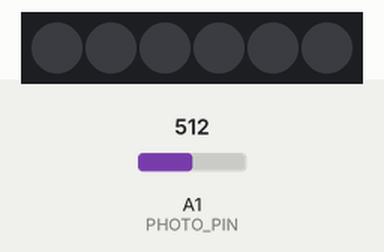
The sketch below on a simulated ATtiny85, built with avr-gcc and run on an emulated ATtiny85. Shown: 6 RGB LEDs in strip order, left to right. The inputs (shaded band) are chosen by the test bench; at power-on: A1 (PHOTO_PIN) = 512. Dim RGB values are drawn brighter than linear; sleep ends after the set time or at an interrupt.

Above: at 4.8 s.
4.9 s: A1 (PHOTO_PIN) set to 504
At 8.2 s:
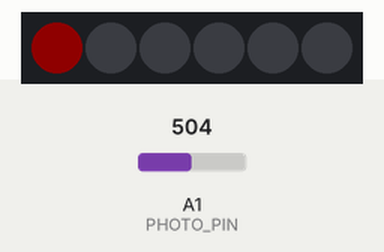
10.0 s: A1 (PHOTO_PIN) set to 557
15.1 s: A1 (PHOTO_PIN) set to 589
At 16.5 s:
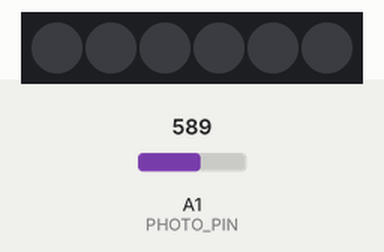
20.2 s: A1 (PHOTO_PIN) set to 511
At 20.56 s:
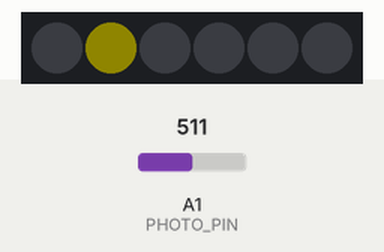
Timing chart, 0 to 26.3 s (numbered marks = the images above; inputs shaded):
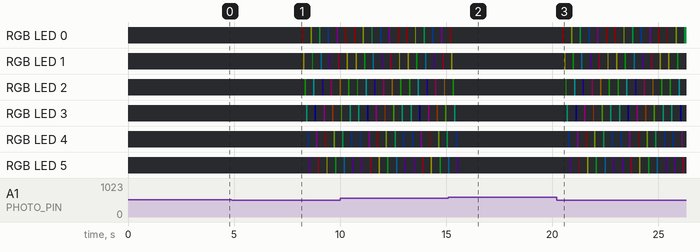

Measured:
- the behaviour switches between 512 and 511 on A1 (PHOTO_PIN) (found by bisection; images 0 and 1)
- the behaviour switches between 572 and 573 on A1 (PHOTO_PIN) (found by bisection; images 1 and 2)
- after the input at 4.9 s, the LEDs: change after 3.3 s (image 1)
- after the input at 15.1 s, the LEDs: first differ from a run without the input after 0.48 s (image 2)

The sketch:

neopixel_animator.ino
```cpp
#include <Adafruit_NeoPixel.h>
#include <avr/sleep.h>
#include <avr/wdt.h>

#define LED_PIN 0
#define LDR_POWER_PIN 3    // Digital pin to power the sensor
#define LED_COUNT 6
#define PHOTO_PIN A1

#define DELAY 67
#define THRESHOLD_ON 2.5
#define THRESHOLD_OFF 2.8


Adafruit_NeoPixel strip(LED_COUNT, LED_PIN, NEO_GRB + NEO_KHZ800);
int v2=0;
bool ledState=false;


// --- WATCHDOG INTERRUPT ---
// This runs when the timer wakes the Uno up
ISR(WDT_vect) {
  // Do nothing, just waking up
}


void setup() {

  // put your setup code here, to run once:
  strip.begin();
  strip.show();
  strip.setBrightness(15);
  pinMode(PHOTO_PIN, INPUT);
  pinMode(LDR_POWER_PIN, OUTPUT);


  setupWatchdog();
}

void loop() {
  // put your main code here, to run repeatedly:

  // first check if we should proceed with turning on the circuit.
  // if no, then skip remanining
  // if yes, then run the for loop

  // turn on the sensor

  float sensorReading = 0.0;

  sensorReading = readSensor();

  if (sensorReading < THRESHOLD_ON) {
    turnOnLED();
  } else if (ledState == true) {
    if (sensorReading > THRESHOLD_OFF) {
      // Now it is too bright. Don't turn on LEDs. Go to sleep.
      turnOffLED();
      enterSleep();
    } else {
      turnOnLED();
    }
  } else {
      turnOffLED();
      enterSleep();

  }
}

void turnOffLED() {
  strip.clear();
  strip.show();
  ledState = false;
}

void turnOnLED() {
  for (uint32_t startHue=0; startHue < 65535; startHue+=13070) {
    colorBlinky(startHue);
  }
  ledState = true;
}

float readSensor() {
  digitalWrite(LDR_POWER_PIN, HIGH);
  delay(2);
  v2 = analogRead(PHOTO_PIN);
  digitalWrite(LDR_POWER_PIN, LOW);

  float v2_v = 0;
  v2_v = (5./1023.)*v2;

  return v2_v;

}

void colorBlinky(uint16_t startHue) {

  for (uint16_t i=0; i<LED_COUNT; i++) {
    uint32_t rgbColor = strip.ColorHSV(startHue+i*10000);

    strip.setPixelColor(i,rgbColor);
    strip.show();
    delay(DELAY);
    strip.clear();
    strip.show();
  }
}


// --- HELPER: Deep Sleep ---
void enterSleep() {
  ADCSRA &= ~(1<<ADEN);             // 1. Turn off ADC (saves huge power)
  set_sleep_mode(SLEEP_MODE_PWR_DOWN); // 2. Set deepest sleep mode
  sleep_enable();                   // 3. Enable sleep capability
  sleep_cpu();                      // 4. GO TO SLEEP NOW

  // -- CHIP SLEEPS HERE FOR ~4 SECONDS --

  sleep_disable();                  // 5. Woke up! Disable sleep
  ADCSRA |= (1<<ADEN);              // 6. Turn ADC back on
}

// --- HELPER: Watchdog Configuration (ATtiny85 Version) ---
void setupWatchdog() {
  MCUSR &= ~(1<<WDRF);              // Clear Reset Flag

  // Unlock the register (Safety Sequence)
  // Note: ATtiny85 uses "WDTCR", Arduino uses "WDTCSR"
  WDTCR |= (1<<WDCE) | (1<<WDE);

  // Set Interrupt Mode (WDIE) and ~4 Second Timeout (WDP3)
  WDTCR = (1<<WDIE) | (1<<WDP3) | (0<<WDP2) | (0<<WDP1) | (0<<WDP0);
}
```
